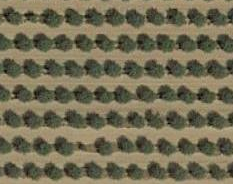
#> input picture sample_image_croped.png, 233 x 184 px
$ python segmentation.py
#> lines starting #> are read from the running program, lines starting #| are printed output that depends on the picture; after the words box and inside, x2 and y2 are one past the last pixel; in counts of white or black regions, pixels touching at a corner belong together
#!/usr/bin/env python3
# -*- coding: utf-8 -*-
"""
Created on Sat Nov  1 19:22:48 2020

@author: amir niaraki
"""
import numpy as np
import argparse
import cv2
import pandas as pd
import timeit
import csv
import multiprocessing as mp
from sklearn.model_selection import train_test_split
from sklearn.ensemble import AdaBoostClassifier
from sklearn import metrics


# [47 lines left out: functions adaboos, dataGenerator, not called in this run]


def template_drawing(original_image, df, diam):
    theta_corr=0.65
    overlap_neighors=5
    image=original_image

    rows, columns= df.shape
    thickness=1
    # center_coordinates=(100,100)
    radius=int(diam/2)
    color = (255, 0, 0)
    step=int(diam//4)
    tree_log=[]
    center_list_row=[]
    print(" drawing the templates")
    for i in range(0,rows-overlap_neighors,overlap_neighors+1):
        for j in range(0, columns-overlap_neighors, overlap_neighors+1):
            best_score=df.iloc[i,j]
            c_i = step * (i) + diam / 2
            c_j = step * (j) + diam / 2
            center_coordinates = (int(c_j), int(c_i))
            for i_sqr in range(overlap_neighors):
                for j_sqr in range(overlap_neighors):
                    #check the condition if the score is above the theta_corr and if it is maximum between the neighbors
                    if df.iloc[i+i_sqr,j+j_sqr]>theta_corr:

                        if df.iloc[i+i_sqr,j+j_sqr]>best_score:
                            df.iloc[i,j]=0
                            best_score=df.iloc[i+i_sqr,j+j_sqr]
                            c_i = step * (i + i_sqr) + diam / 2
                            c_j = step * (j + j_sqr) + diam / 2
                            center_coordinates = (int(c_j), int(c_i))
                        else:
                            df.iloc[i + i_sqr, j + j_sqr]=0
                    else:
                        df.iloc[i + i_sqr, j + j_sqr] = 0

            if best_score>theta_corr:
                image = cv2.circle(image, center_coordinates, radius, color, thickness)

                center_list_row.append(center_coordinates)

        #some operations here for the center_list_row to find the line
        # image=cv2.line(image, center_list_row[0],center_list_row[-1],color, thickness)
        tree_log.append(center_list_row)
        center_list_row=[]


    return df , image, tree_log
    # print(df)


def localization(blk_img, diam, scale=20):
   # from offline calculations we found out that an image with scale 1:20 has 224 meter width
   # Each pixel is 0.23 m
   # Our assumption is that each tree contains 16 to 24 pixels in the transfered image
    height, width, _ = blk_img.shape
    dataframe_list = []
    print("Template matching for diam="+str(diam))
    step = int(diam / 4)
    num_circles_row = (height-diam)// step+1
    num_circles_col = (width-diam)// step+1
    df = pd.DataFrame(0, np.arange(num_circles_row), np.arange(num_circles_col))
    df_binary=df
    print("number of templates along the rows and columns:")
    print(num_circles_row,num_circles_col)
    for i in range(num_circles_row):
        for j in range(num_circles_col):
            c_i=step*i+diam/2
            c_j=step*j+diam/2
            total_pixels=0
            white_pixels=0


            for x in range (int(c_i-diam/2),int(c_i+1+diam/2)-1):
                for y in range (int(c_j-diam/2),int(c_j+1+diam/2)-1):
                    # print("x",x,"y",y)
                    if ((x - c_i) ** 2 + (y - c_j) ** 2 <= (diam / 2) ** 2):
                        if (blk_img[x,y]==[255,255,255]).all():
                            white_pixels+=1

                        total_pixels+=1
            # print(total_pixels)

            template_score=white_pixels/total_pixels
            # print("i"+str(i)+"j"+str(j))
            # print(template_score)

            df.iloc[i,j]=template_score


    # print(df)
    return df


def masking(img_name):
	# construct the argument parse and parse the arguments
#> called with img_name = 'sample_image_croped.png'
	ap = argparse.ArgumentParser()
	ap.add_argument("-i", "--image", help = img_name)
# 	args = vars(ap.parse_args())
	# load the image
	image = cv2.imread(img_name)
#> image is the input picture: shape (184, 233, 3); mean B, G, R 84.9, 109.8, 116.8
	image2=image.copy()

	height, width,_=image.shape
#> height = 184; width = 233
	print(height, width)
#| 184 233
	upper=[86,255,255]
	lower=[36,0,0]
	# print(image[50,50])
	# cv2.imshow('pseudocolor',image)
# 	cv2.waitKey(0)

	for i in range(0, height):
		for j in range(0,width):
			if (image2[i,j]<=upper).all() and (image2[i,j]>=lower).all():
				image2[i, j]= [255, 255, 255]
			else:
				image2[i, j]=[0,0,0]
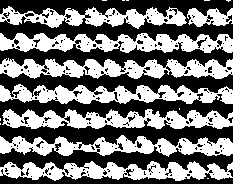
#> image2: shape (184, 233, 3); 45.5% white; 18 white regions (10 under 20 px), largest, box (x1, y1, x2, y2) and area: (0, 58, 233, 79) 2970, (0, 33, 233, 53) 2892, (2, 109, 233, 129) 2857
	return image, image2


def main():
    img_name = "sample_image2.png"
    img_name = "sample_image_croped.png"
    start=timeit.default_timer()
    diam_list=[16]
    original_image, masked_image=masking(img_name)
    for diam in diam_list:
        scores=localization(masked_image, diam)
        filtered_scores, image_circled, tree_log =template_drawing(original_image, scores, diam)
#> this loop made 1 pass
#> filtered_scores on pass 1: table of 43 rows and 55 columns
#> pass 1, in main, `filtered_scores, image_circled, tree_log =template_drawing(original_im..`:
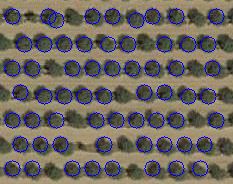
#> image_circled: shape (184, 233, 3); mean B, G, R 96.6, 104.1, 110.8


    # [5 lines of commented-out code are left out]


    for row in tree_log:
        with open('tree_log.csv','a') as tree_log:
            wr=csv.writer(tree_log, dialect='excel')
            wr.writerow(row)
#> this loop made 7 passes
# Creating our dataset

    image = cv2.imread(img_name)
    image_LAB = cv2.cvtColor(image, cv2.COLOR_BGR2LAB)
#> image_LAB: shape (184, 233, 3); mean of channels 0, 1, 2 117.2, 126.3, 142.8
    # prepared_data=dataGenerator(image, image_LAB, "tree_log.csv", 16)
    cv2.imshow("tree detection", image_circled)
    cv2.waitKey(0)
    # adaboos(prepared_data)
    end=timeit.default_timer()
    print("time:  "+str(end-start))
if __name__=="__main__":
	main()
